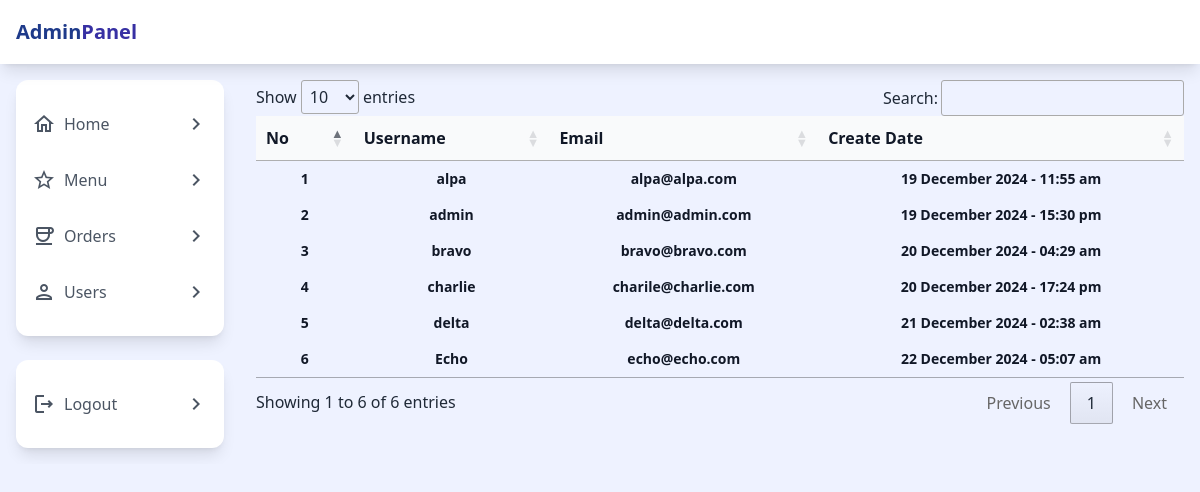
The page /admin/dashboard.php?page=users (signed in) on the database its author committed.
### tables this page shows
CREATE TABLE `users` (
  `id` int(11) NOT NULL,
  `username` varchar(50) NOT NULL,
  `email` varchar(100) NOT NULL,
  `password` varchar(50) NOT NULL,
  `role` enum('admin','user') NOT NULL DEFAULT 'user',
  `create_datetime` datetime NOT NULL
);

### admin/t-users.php (the view, shortened to what this page needs)
<table id="example" class="table-md">
    <thead>
        <tr class="bg-gray-50">
            <th class="font-semibold text-gray-900">No</th>
            <th class="font-semibold text-gray-900">Username</th>
            <th class="font-semibold text-gray-900">Email</th>
            <th class="font-semibold text-gray-900">Create Date</th>
        </tr>
    </thead>
    <tbody class="divide-y divide-gray-300 ">
        <?php
        require('db.php');
        $no = 1;
        $sql = "SELECT * FROM users";
        $result = $con->query($sql);
        while ($users = $result->fetch_assoc()) {
            echo"
                <tr class='bg-white transition-all duration-500 hover:bg-gray-50'>
                    <td class='text-gray-900 font-semibold text-center'> {$no}</td>
                    <td class='text-gray-900 font-semibold text-center'> {$users['username']}</td>
                    <td class='text-gray-900 font-semibold text-center'> {$users['email']}</td>
                    <td class='text-gray-900 font-semibold text-center'>" . date('d F Y - H:i a ', strtotime($users['create_datetime'])) . "</td>
                </tr>
                ";
        $no++;
        }
    ?>
    </tbody>
</table>
<link rel="stylesheet" href="https://cdn.datatables.net/1.10.25/css/jquery.dataTables.min.css">

### rows shown on the page
users: username "alpa", email "alpa@alpa.com", create_datetime "19 December 2024 - 11:55 am"
users: username "admin", email "admin@admin.com", create_datetime "19 December 2024 - 15:30 pm"
users: username "bravo", email "bravo@bravo.com", create_datetime "20 December 2024 - 04:29 am"
users: username "charlie", email "charile@charlie.com", create_datetime "20 December 2024 - 17:24 pm"
users: username "delta", email "delta@delta.com", create_datetime "21 December 2024 - 02:38 am"
users: username "Echo", email "echo@echo.com", create_datetime "22 December 2024 - 05:07 am"
